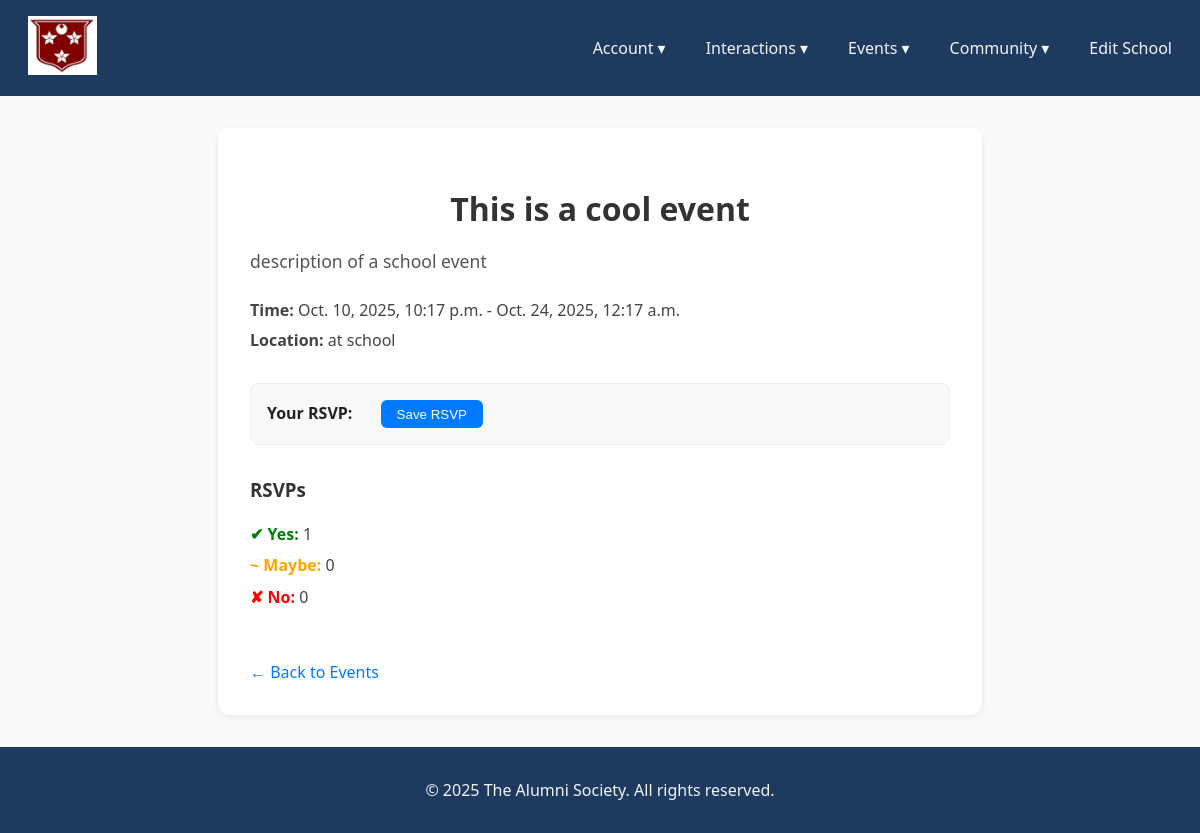
The app's page /events/1/ (signed in) with its own data.
### Accounts/models.py (models this page shows, shortened)
class User(AbstractUser):
    school = models.ForeignKey(School, on_delete=models.CASCADE, related_name="users", null=True, blank=True)
    graduation_year = models.PositiveIntegerField(null=True, blank=True)
    occupation = models.CharField(max_length=100, blank=True)
    bio = models.TextField(blank=True)
    linkedin_url = models.URLField(blank=True)
    profile_picture = models.ImageField(upload_to='profile_pics/', blank=True, null=True)
    is_staff_account = models.BooleanField(default=False)
    is_superuser_account = models.BooleanField(default=False)
    is_student_account = models.BooleanField(default=False)

### schools/models.py (models this page shows, shortened)
class School(models.Model):
    name = models.CharField(max_length=255, unique=True)
    logo = models.ImageField(upload_to="school_logos/", blank=True, null=True)
    description = models.TextField(blank=True)
    address = models.TextField(blank=True)
    banner_image = models.ImageField(upload_to="school_banners/", blank=True, null=True)

### events/models.py (models this page shows, shortened)
class Event(models.Model):
    school = models.ForeignKey(
        School,
        on_delete=models.CASCADE,
        related_name="Events",
        default=1
    )
    title = models.CharField(max_length=200)
    description = models.TextField()
    location = models.CharField(max_length=200, blank=True)
    start_time = models.DateTimeField()
    end_time = models.DateTimeField()
    created_by = models.ForeignKey(
        settings.AUTH_USER_MODEL,
        on_delete=models.CASCADE,
        related_name="events_created"
    )
    created_at = models.DateTimeField(auto_now_add=True)
    updated_at = models.DateTimeField(auto_now=True)

### events/views.py (the view)
# urls.py: path("<int:pk>/", views.event_detail_view, name="event_detail"),
def event_detail_view(request, pk):
    event = get_object_or_404(Event, pk=pk)
    rsvps = event.rsvps.select_related("user")
    user_status = None
    if request.user.is_authenticated:
        try:
            user_status = RSVP.objects.get(event=event, user=request.user).status
        except RSVP.DoesNotExist:
            pass
    rsvps_yes = event.rsvps.filter(status="yes").count()
    rsvps_maybe = event.rsvps.filter(status="maybe").count()
    rsvps_no = event.rsvps.filter(status="no").count()
    return render(request, "events/event_detail.html", {
        "event": event,
        "rsvps_yes": rsvps_yes,
        "rsvps_maybe": rsvps_maybe,
        "rsvps_no": rsvps_no,
    })

### events/templates/events/event_detail.html (shortened to what this page needs)
{% extends "Main/base.html" %}
{% block content %}
<div class="event-detail_container">
    <h2 class="event-detail_title">{{ event.title }}</h2>
    <p class="event-detail_description">{{ event.description }}</p>
    <div class="event-detail_info">
        <p><strong>Time:</strong> {{ event.start_time }} - {{ event.end_time }}</p>
        <p><strong>Location:</strong> {{ event.location }}</p>
    </div>
    {% if user.is_authenticated %}
    <div class="event-detail_rsvp-form">
        <form method="post" action="{% url 'events:event_rsvp' event.pk %}">
            <label for="id_status">Your RSVP:</label>
            <button type="submit" class="event-detail_btn">Save RSVP</button>
        </form>
    </div>
    {% endif %}
    <div class="event-detail_rsvp-summary">
        <h3>RSVPs</h3>
        <ul>
            <li><span class="yes">✔ Yes:</span> {{ rsvps_yes }}</li>
            <li><span class="maybe">~ Maybe:</span> {{ rsvps_maybe }}</li>
            <li><span class="no">✘ No:</span> {{ rsvps_no }}</li>
        </ul>
    </div>
    <a href="{% url 'events:event_list' %}" class="event-detail_back">← Back to Events</a>
</div>
{% endblock %}

### Main/templates/Main/base.html (shortened to what this page needs)
<!DOCTYPE html>
<html lang="en">
<head>
    {% load static %}
    <link rel="stylesheet" href="{% static 'Main/style.css' %}">
</head>
<body>
<nav>
  <div class="nav-container">
    <div class="logo">
      <a href="{% url 'Main:homepage' %}" class="logo1">
        <p class="navtitle">
          {% if user.is_authenticated %}
            <img class="navbar-logo" src="{{ user.school.logo.url }}">
          {% else %}
            <img class="navbar-logo" src="{% static 'images/The Alumni Society Logo.png' %}" alt="Logo">
            {% endif %}
      </a>
    </div>
    <ul class="nav-links">
      {% if user.is_authenticated %}
      <li class="dropdown">
        <a href="#">Account ▾</a>
      </li>
      <li class="dropdown">
        <a href="#">Interactions ▾</a>
      </li>
      <li class="dropdown">
        <a href="#">Events ▾</a>
      </li>
      <li class="dropdown">
        <a href="#">Community ▾</a>
      </li>
      {% else %}
      <li><a href="{% url 'Accounts:login' %}">Login</a></li>
      <li><a href="{% url 'Accounts:create_account' %}">Create Account</a></li>
      {% endif %}
      {% if user.is_staff_account %}
      <li><a href="{% url 'schools:edit_school' user.school.id %}">Edit School</a></li>
      {% endif %}
    </ul>
  </div>
</nav>
    <main>
        {% block content %}
        {% endblock %}
    </main>
    <footer>
        <p>&copy; {{ year|default:2025 }} The Alumni Society. All rights reserved.</p>
    </footer>
</body>
</html>

### Main/static/Main/style.css (style rules this page uses)
nav { background: #1e3a5f; padding: 0.5rem 1rem; }
footer { background: #1e3a5f; padding: 1rem 0; text-align: center; color: #f1f5f9; }
.nav-container { display: flex; justify-content: space-between; align-items: center; max-height: 80px; }
.nav-links { list-style: none; display: flex; gap: 1rem; margin: 0; padding: 0; }
.nav-links li { position: relative; }
.logo1 { text-decoration: none; color: inherit; }
.navtitle { color: #f1f5f9; text-decoration: none; padding: 0.5rem 0.75rem; display: block; }
.nav-links a { color: #f1f5f9; text-decoration: none; padding: 0.5rem 0.75rem; display: block; }
body { display: flex; flex-direction: column; min-height: 100vh; margin: 0; padding: 0; font-family: 'Segoe UI', Arial, sans-serif; background-color: #f8fafc; color: #222; }
main { flex: 1; }
.event-detail_container { max-width: 700px; margin: 2rem auto; padding: 2rem; background: #fff; border-radius: 12px; box-shadow: 0 2px 6px rgba(0,0,0,0.08); }
.event-detail_title { font-size: 2rem; margin-bottom: 1rem; color: #333; text-align: center; }
.event-detail_description { font-size: 1.1rem; margin-bottom: 1.5rem; line-height: 1.6; color: #555; text-align: justify; }
.event-detail_info p { margin: 0.5rem 0; font-size: 1rem; color: #444; }
.event-detail_rsvp-form { margin: 2rem 0; padding: 1rem; border: 1px solid #eee; border-radius: 8px; background: #f9f9f9; }
.event-detail_rsvp-form label { font-weight: 600; margin-right: 0.5rem; }
.event-detail_btn { margin-left: 1rem; padding: 0.4rem 1rem; border: none; border-radius: 6px; background: #007bff; color: white; font-weight: 500; cursor: pointer; transition: background 0.2s ease; }
.event-detail_rsvp-summary { margin-top: 2rem; }
.event-detail_rsvp-summary h3 { margin-bottom: 1rem; color: #333; }
.event-detail_rsvp-summary ul { list-style: none; padding: 0; }
.event-detail_rsvp-summary li { padding: 0.3rem 0; font-size: 1rem; color: #444; }
.event-detail_rsvp-summary .yes { color: green; font-weight: 600; }
.event-detail_rsvp-summary .maybe { color: orange; font-weight: 600; }
.event-detail_rsvp-summary .no { color: red; font-weight: 600; }
.event-detail_back { display: inline-block; margin-top: 2rem; text-decoration: none; color: #007bff; font-weight: 500; transition: color 0.2s ease; }
.navbar-logo { min-height: 50px; max-width: 120px; max-height: 60px; height: auto; width: auto; object-fit: contain; }

### records on screen
User: school.logo (picture)
Event: title "This is a cool event", description "description of a school event", start_time "Oct. 10, 2025, 10:17 p.m.", end_time "Oct. 24, 2025, 12:17 a.m.", location "at school"

### other values on screen
{{ rsvps_yes }} "1"
{{ rsvps_maybe }} "0"
{{ rsvps_no }} "0"
{{ year|default:2025 }} "2025"
